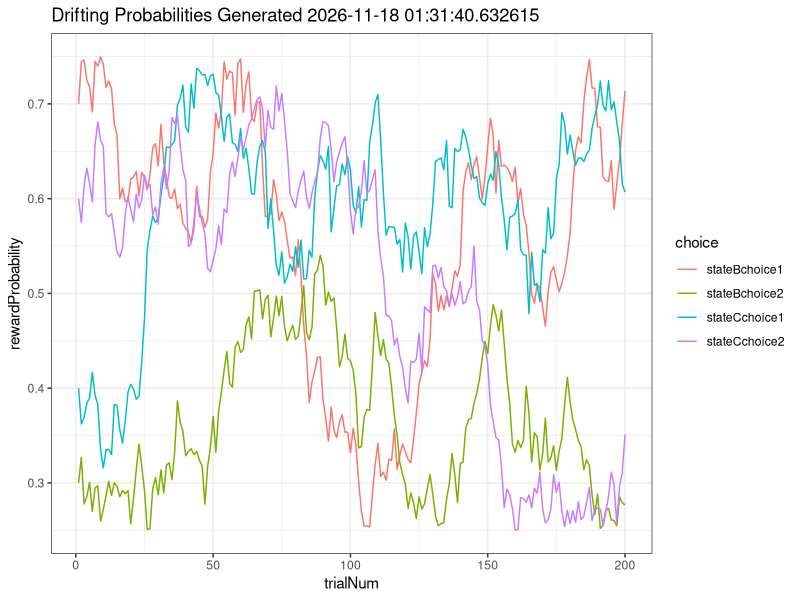
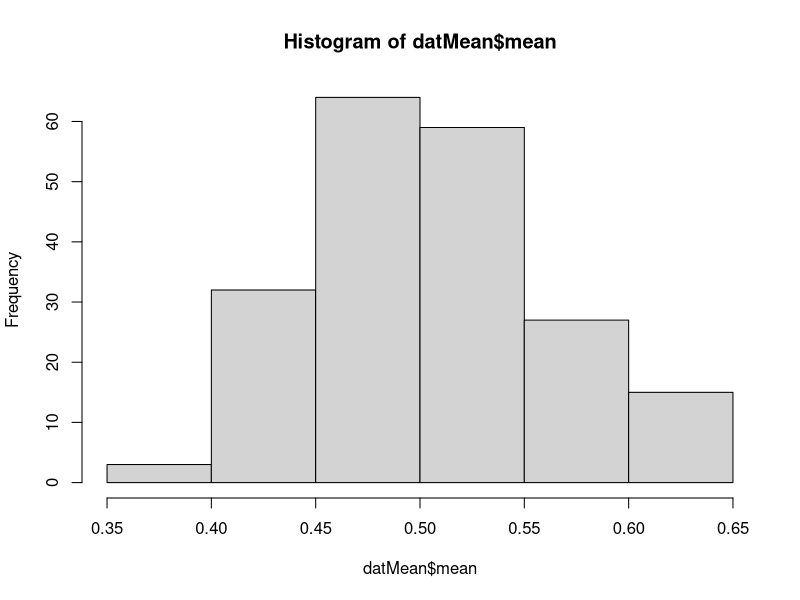

Write R code to recreate these figures, in order.
## ---- chunk 1
knitr::opts_chunk$set(echo = TRUE)
library(tidyverse)
## ---- chunk 2
makeDrifts <- function(plotDrifts=TRUE, write=FALSE) {
  # Make new reward probability drifts with reflecting boundaries of 0.25 and 0.75 for all 4 choices
  # Only writes new file if write = TRUE

    totaltrials = 200
    
    # set up dataframe for each of the 4 choices
    payoff = data.frame(stateBchoice1 = rep(NA, totaltrials),
                     stateBchoice2 = rep(NA, totaltrials),
                     stateCchoice1 = rep(NA, totaltrials),
                     stateCchoice2 = rep(NA, totaltrials))
    
    # starting payoffs
    payoff[1,] = c(.7, .3, .4, .6)
    
    # random walk and assign payoff probability for each option for each trial
    for (i in 2:totaltrials) {
      prob = payoff[i-1,] + rnorm(4, mean=0, sd = 0.025)
      prob[prob > 0.75] = 1.5 - prob[prob > 0.75]
      prob[prob < 0.25] =  .5 - prob[prob < 0.25]
      payoff[i,] <- prob
    }
    # add trialNum column
    payoff = mutate(payoff, trialNum = 1:totaltrials)
    
    
  # for writing to file  
  if(write){
    print('writing to file')  
    write.csv(payoff, file = paste0('rewardProbabilities', Sys.Date(), '.csv'), row.names = FALSE)
  }
  else {
    print('not writing to file')
  }
  # generate plot
  if (plotDrifts) {
    myplot = tidyr::gather(payoff, key = 'choice', value = 'rewardProbability', stateBchoice1:stateCchoice2) %>%
      ggplot(., aes(x = trialNum, y = rewardProbability, color = choice)) + 
      labs(title = paste0('Drifting Probabilities Generated ', Sys.time())) +
      geom_line() + 
      theme_bw()

  } 
  return(list(payoff, myplot))
  
}
## ---- chunk 3
drifts = makeDrifts(TRUE, TRUE)
drifts[[2]]
dat = drifts[[1]]
datMean = mutate(dat, mean = (stateBchoice1 + stateBchoice2 + stateCchoice1 + stateCchoice2)/4)
hist(datMean$mean)

